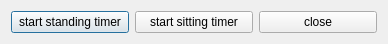
<?xml version="1.0" encoding="UTF-8"?>
<ui version="4.0">
 <class>TimerDoneDialog</class>
 <widget class="QDialog" name="TimerDoneDialog">
  <property name="geometry">
   <rect>
    <x>0</x>
    <y>0</y>
    <width>388</width>
    <height>43</height>
   </rect>
  </property>
  <property name="windowTitle">
   <string>Time is over!</string>
  </property>
  <layout class="QVBoxLayout" name="verticalLayout">
   <item>
    <layout class="QHBoxLayout" name="horizontalLayout">
     <item>
      <widget class="QPushButton" name="pushButtonStartStanding">
       <property name="text">
        <string>start standing timer</string>
       </property>
      </widget>
     </item>
     <item>
      <widget class="QPushButton" name="pushButtonStartSitting">
       <property name="text">
        <string>start sitting timer</string>
       </property>
      </widget>
     </item>
     <item>
      <widget class="QPushButton" name="pushButtonClose">
       <property name="text">
        <string>close</string>
       </property>
      </widget>
     </item>
    </layout>
   </item>
  </layout>
 </widget>
 <resources/>
 <connections/>
</ui>
